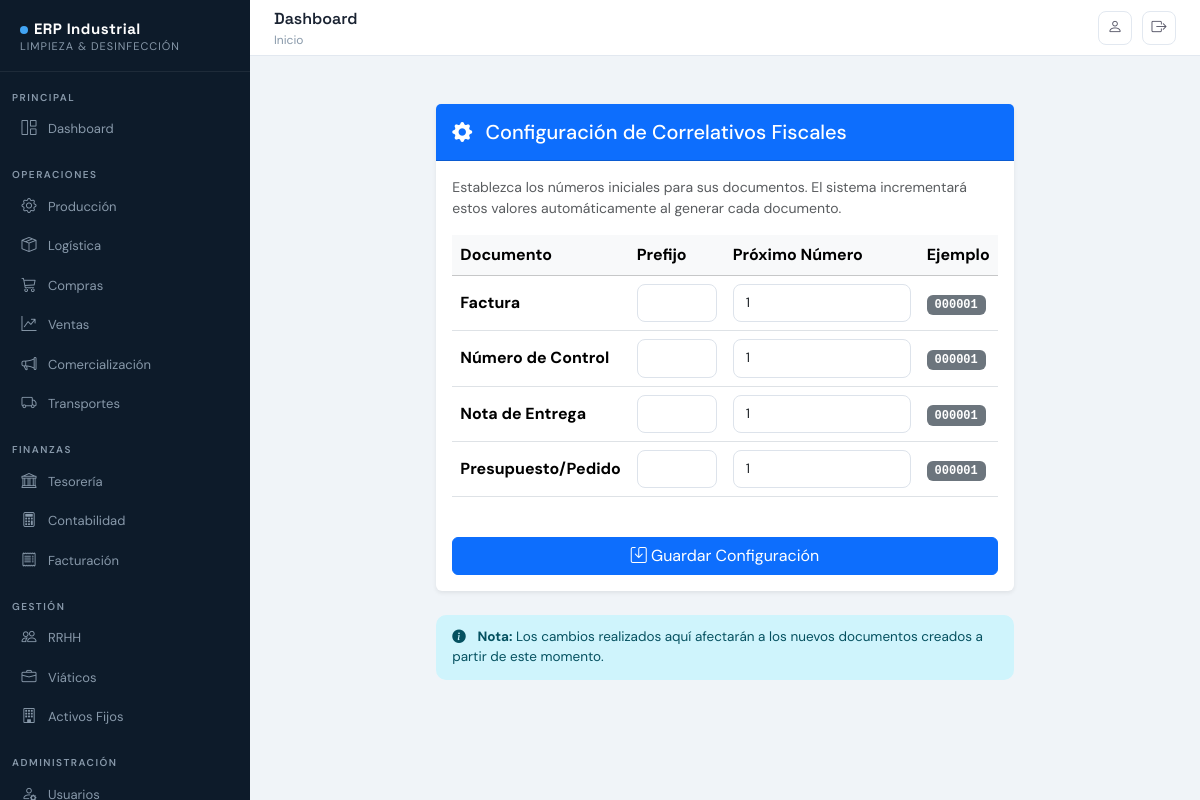
The app's page /facturacion/configurar-correlativos/ (signed in) with its own data.
### apps/facturacion/models_correlativos.py (models this page shows, shortened)
class CorrelativoFiscal(models.Model):
    TIPO_CHOICES = [
        ('factura', 'Factura'),
        ('control', 'Número de Control'),
        ('nota_entrega', 'Nota de Entrega'),
        ('presupuesto', 'Presupuesto/Pedido'),
    ]
    tipo = models.CharField(max_length=20, choices=TIPO_CHOICES, unique=True)
    prefijo = models.CharField(max_length=10, blank=True)
    proximo_numero = models.PositiveIntegerField(default=1)
    longitud_ceros = models.PositiveIntegerField(default=6, help_text="Cantidad de ceros a la izquierda")
    def generar_siguiente(self):
        numero_formateado = str(self.proximo_numero).zfill(self.longitud_ceros)
        completo = f"{self.prefijo}{numero_formateado}"
        return completo
    class Meta:
        verbose_name = "Correlativo Fiscal"
        verbose_name_plural = "Correlativos Fiscales"

### apps/facturacion/views.py (the view, shortened to what this page needs)
# urls.py: path('configurar-correlativos/', views.configurar_correlativos, name='configurar_correlativos'),
@login_required
def configurar_correlativos(request):
    tipos = ['factura', 'control', 'nota_entrega', 'presupuesto']
    for t in tipos:
        CorrelativoFiscal.objects.get_or_create(tipo=t)
    correlativos = CorrelativoFiscal.objects.all()
    return render(request, 'facturacion/configurar_correlativos.html', {'correlativos': correlativos})

### apps/administracion/context_processors.py (called while the page is built)
def empresa_context(request):
    try:
        config = Empresa.objects.first()
    except:
        config = None
    return {'EMPRESA': config}

### apps/facturacion/templates/facturacion/configurar_correlativos.html (shortened to what this page needs)
{% extends "base.html" %}
{% block content %}
<div class="container py-4">
    <div class="row justify-content-center">
        <div class="col-md-8">
            <div class="card border-0 shadow-sm">
                <div class="card-header bg-primary text-white py-3">
                    <h5 class="mb-0"><i class="bi bi-gear-fill me-2"></i> Configuración de Correlativos Fiscales</h5>
                </div>
                <div class="card-body">
                    <p class="text-muted small">Establezca los números iniciales para sus documentos. El sistema incrementará estos valores automáticamente al generar cada documento.</p>
                    <form method="post">
                        <div class="table-responsive">
                            <table class="table table-hover align-middle">
                                <thead class="table-light">
                                    <tr>
                                        <th>Documento</th>
                                        <th>Prefijo</th>
                                        <th>Próximo Número</th>
                                        <th>Ejemplo</th>
                                    </tr>
                                </thead>
                                <tbody>
                                    {% for c in correlativos %}
                                    <tr>
                                        <td class="fw-bold">{{ c.get_tipo_display }}</td>
                                        <td>
                                            <input type="text" name="prefijo_{{ c.id }}" value="{{ c.prefijo }}" class="form-control form-control-sm" style="width: 80px;">
                                        </td>
                                        <td>
                                            <input type="number" name="proximo_{{ c.id }}" value="{{ c.proximo_numero }}" class="form-control form-control-sm">
                                        </td>
                                        <td>
                                            <span class="badge bg-secondary font-monospace">{{ c.generar_siguiente }}</span>
                                        </td>
                                    </tr>
                                    {% endfor %}
                                </tbody>
                            </table>
                        </div>
                        <div class="d-grid mt-4">
                            <button type="submit" class="btn btn-primary">
                                <i class="bi bi-save"></i> Guardar Configuración
                            </button>
                        </div>
                    </form>
                </div>
            </div>
            <div class="alert alert-info mt-4">
                <i class="bi bi-info-circle-fill me-2"></i>
                <strong>Nota:</strong> Los cambios realizados aquí afectarán a los nuevos documentos creados a partir de este momento.
            </div>
        </div>
    </div>
</div>
{% endblock %}

### apps/core/templates/core/base.html (style rules this page uses)
:root { --erp-primary: #0d47a1; --erp-accent: #1565c0; --erp-dark: #0a1929; --erp-sidebar: #0d1b2a; --erp-sidebar2: #112240; --erp-text: #e8edf5; --erp-muted: #8899aa; --erp-border: rgba(255,255,255,0.07); --erp-hover: rgba(255,255,255,0.06); --erp-card: #ffffff; --erp-bg: #f0f4f8; --font-head: 'Space Grotesk', sans-serif; --font-body: 'DM Sans', sans-serif; }
*, *::before, *::after { box-sizing: border-box; margin: 0; padding: 0; }
body { font-family: var(--font-body); background: var(--erp-bg); color: #1a2332; min-height: 100vh; display: flex; }
.alert { border-radius: 10px; border: none; font-size: 13.5px; padding: 12px 16px; }
.form-control, .form-select { border-radius: 8px; border: 1.5px solid #dde3eb; font-size: 13.5px; padding: 8px 12px; background: #fff; transition: border .15s; }

### records on screen
CorrelativoFiscal: tipo "Factura", id "1", generar_siguiente "000001"
CorrelativoFiscal: tipo "Número de Control", proximo_numero "1", generar_siguiente "000001"
CorrelativoFiscal: tipo "Nota de Entrega", proximo_numero "1", generar_siguiente "000001"
CorrelativoFiscal: tipo "Presupuesto/Pedido", proximo_numero "1", generar_siguiente "000001"
